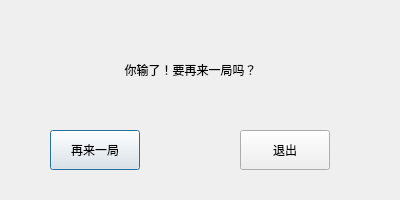
<?xml version="1.0" encoding="UTF-8"?>
<ui version="4.0">
 <class>LoseDialog</class>
 <widget class="QDialog" name="LoseDialog">
  <property name="geometry">
   <rect>
    <x>0</x>
    <y>0</y>
    <width>400</width>
    <height>200</height>
   </rect>
  </property>
  <property name="windowTitle">
   <string>Dialog</string>
  </property>
  <widget class="QLabel" name="label">
   <property name="geometry">
    <rect>
     <x>70</x>
     <y>40</y>
     <width>241</width>
     <height>61</height>
    </rect>
   </property>
   <property name="text">
    <string>&lt;html&gt;&lt;head/&gt;&lt;body&gt;&lt;p align=&quot;center&quot;&gt;你输了！要再来一局吗？&lt;/p&gt;&lt;/body&gt;&lt;/html&gt;</string>
   </property>
   <property name="buddy">
    <cstring>label</cstring>
   </property>
  </widget>
  <widget class="QPushButton" name="pushButton">
   <property name="geometry">
    <rect>
     <x>50</x>
     <y>130</y>
     <width>90</width>
     <height>40</height>
    </rect>
   </property>
   <property name="text">
    <string>再来一局</string>
   </property>
  </widget>
  <widget class="QPushButton" name="pushButton_2">
   <property name="geometry">
    <rect>
     <x>240</x>
     <y>130</y>
     <width>90</width>
     <height>40</height>
    </rect>
   </property>
   <property name="text">
    <string>退出</string>
   </property>
  </widget>
 </widget>
 <resources/>
 <connections/>
</ui>
